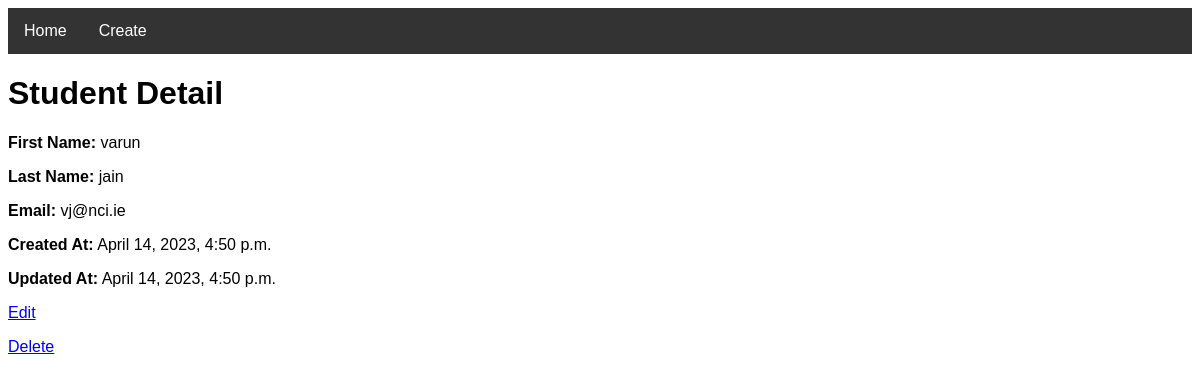
/3/, run on an earlier commit of the app's database.
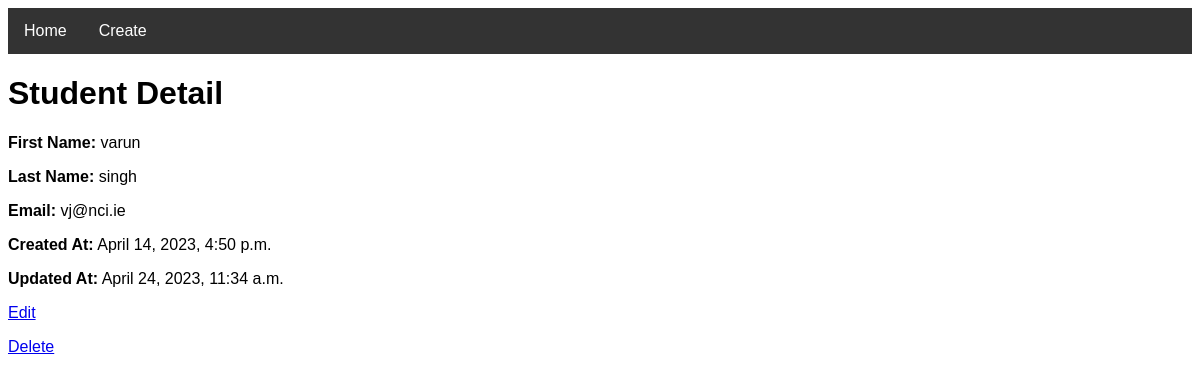
And on a later commit of the database.
### students/models.py (models this page shows, shortened)
class Student(models.Model):
    first_name = models.CharField(max_length=100)
    last_name = models.CharField(max_length=100)
    email = models.EmailField()
    created_at = models.DateTimeField(auto_now_add=True)
    updated_at = models.DateTimeField(auto_now=True)
    class Meta:
        app_label = "students"

### students/views.py (the view)
# urls.py: path("<int:pk>/", views.student_detail, name="detail"),
def student_detail(request, pk):
    return detail(request, pk)

### student_library/student_crud.py (called while the page is built)
def detail(request, pk):
    student = get_object_or_404(Student, pk=pk)
    return render(request, "detail.html", {"student": student})

### students/templates/detail.html
{% extends 'base.html' %}
{% block content %}
<h1>Student Detail</h1>
<p><strong>First Name:</strong> {{ student.first_name }}</p>
<p><strong>Last Name:</strong> {{ student.last_name }}</p>
<p><strong>Email:</strong> {{ student.email }}</p>
<p><strong>Created At:</strong> {{ student.created_at }}</p>
<p><strong>Updated At:</strong> {{ student.updated_at }}</p>
<p><a href="{% url 'students:update' student.id %}">Edit</a></p>
<p><a href="{% url 'students:delete' student.id %}">Delete</a></p>
{% endblock %}

### students/templates/base.html (shortened to what this page needs)
<!DOCTYPE html>
<html lang="en">
<head>
    {% load static %}
    <link rel="stylesheet" href="{% static 'css/style.css' %}">
    <link rel="stylesheet" href="https://cdnjs.cloudflare.com/ajax/libs/font-awesome/4.7.0/css/font-awesome.min.css">
</head>
<body>
    <nav>
        <ul>
            <li><a href="{% url 'students:list' %}">Home</a></li>
            <li><a href="{% url 'students:create' %}">Create</a></li>
        </ul>
    </nav>
    <main>
        {% block content %}
        {% endblock %}
    </main>
</body>
</html>

### students/static/css/style.css (style rules this page uses)
body { font-family: Arial, sans-serif; }
nav ul { list-style: none; margin: 0; padding: 0; background-color: #333; overflow: hidden; }
nav li { float: left; }
nav li a { display: block; color: white; text-align: center; padding: 14px 16px; text-decoration: none; }

What changed in the data, as far as the page shows it:
changed Student "varun": last_name "jain" → "singh"; updated_at "April 14, 2023, 4:50 p.m." → "April 24, 2023, 11:34 a.m."
